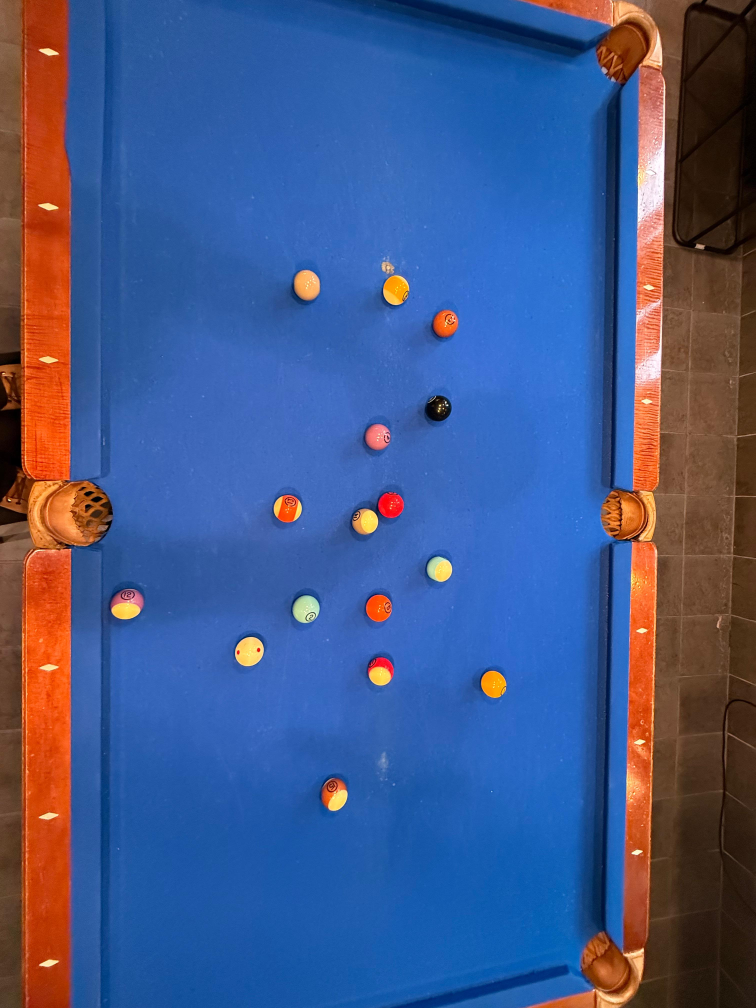
#> input picture eightball_vision/data/photos-jpg/pool_table_0.jpg, 3024 x 4032 px, given in place of pool_table_0.png, which was not available (shown at 1/4 size)
$ python color_segmentation.py
#> lines starting #> are read from the running program, lines starting #| are printed output that depends on the picture; after the words box and inside, x2 and y2 are one past the last pixel; in counts of white or black regions, pixels touching at a corner belong together; pictures that were not available may be replaced by others from this repository, and a replacement may not be noted
"""
Pool Ball Detection using Color Segmentation Approach
"""
import os
import cv2
import numpy as np

OUTPUT_DIR = "results/color_segmentation"

def save_image(filename, image):
    """Save image to the output directory."""
    filepath = os.path.join(OUTPUT_DIR, filename)
    cv2.imwrite(filepath, image)
    return filepath


def load_image(image_path):
    """Load an image from the specified path."""
#> called with image_path = '../../data/photos/pool_table_0.png'
    if not os.path.exists(image_path):
        raise FileNotFoundError(f"Failed to read image: {image_path}")
    img = cv2.imread(image_path)
#> img is the input picture: shape (4032, 3024, 3); mean B, G, R 135.6, 88.2, 69.2
    if img is None:
        raise ValueError(f"Failed to read image: {image_path}")
    return img


def preprocess_lighting(bgr):
    """
    Normalize lighting conditions using CLAHE to handle uneven lighting and shadows.
    """
    lab = cv2.cvtColor(bgr, cv2.COLOR_BGR2LAB)
#> lab: shape (4032, 3024, 3); mean of channels 0, 1, 2 101.7, 142.6, 102.7
    l,a,b = cv2.split(lab)
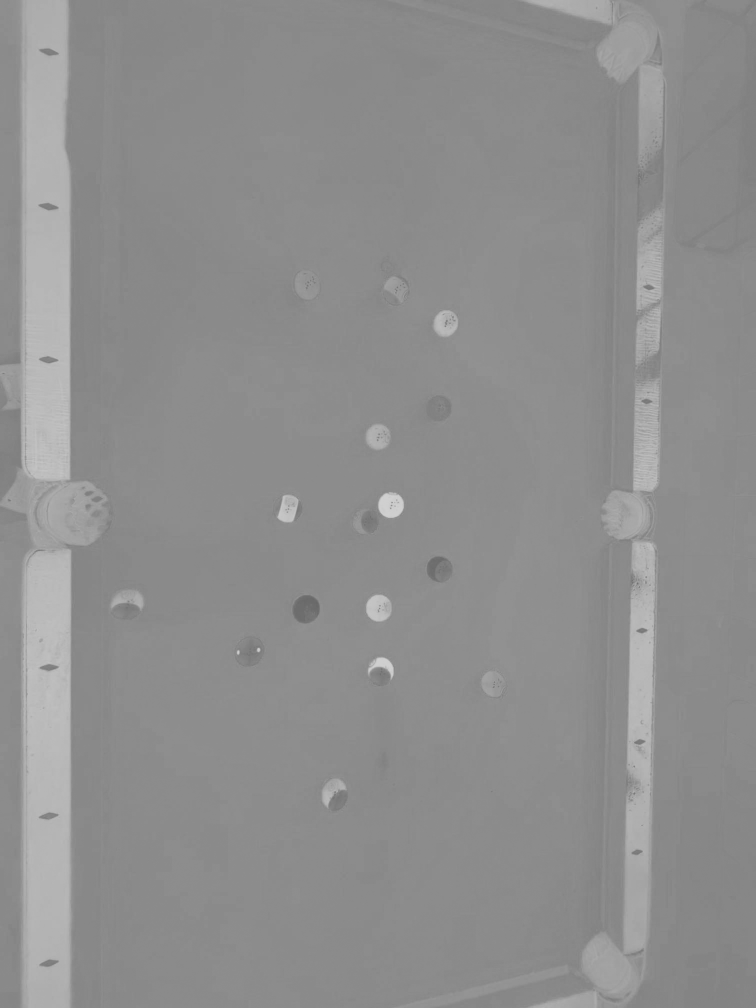
#> a: shape (4032, 3024) (shown at 1/4 size); min 103, max 209, mean 142.6
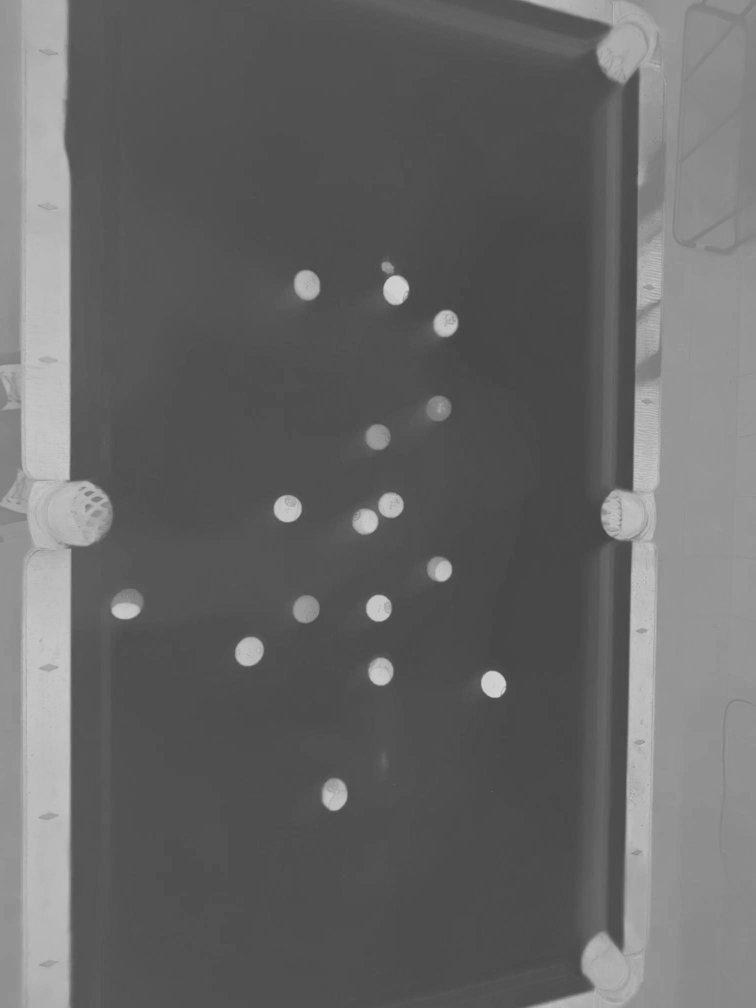
#> b: shape (4032, 3024) (shown at 1/4 size); min 65, max 213, mean 102.7

    clahe = cv2.createCLAHE(clipLimit=2.0, tileGridSize=(8, 8))
    l_eq = clahe.apply(l)
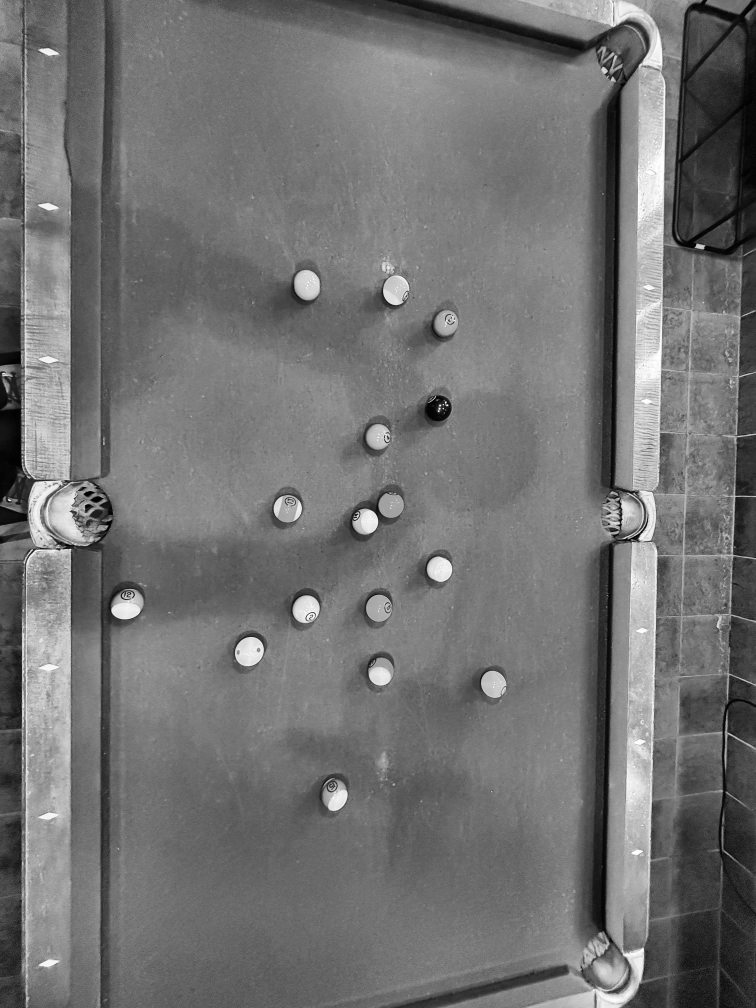
#> l_eq: shape (4032, 3024) (shown at 1/4 size); min 0, max 255, mean 114.1

    lab_eq = cv2.merge((l_eq, a, b))
#> lab_eq: shape (4032, 3024, 3); mean of channels 0, 1, 2 114.1, 142.6, 102.7
    result = cv2.cvtColor(lab_eq, cv2.COLOR_LAB2BGR)
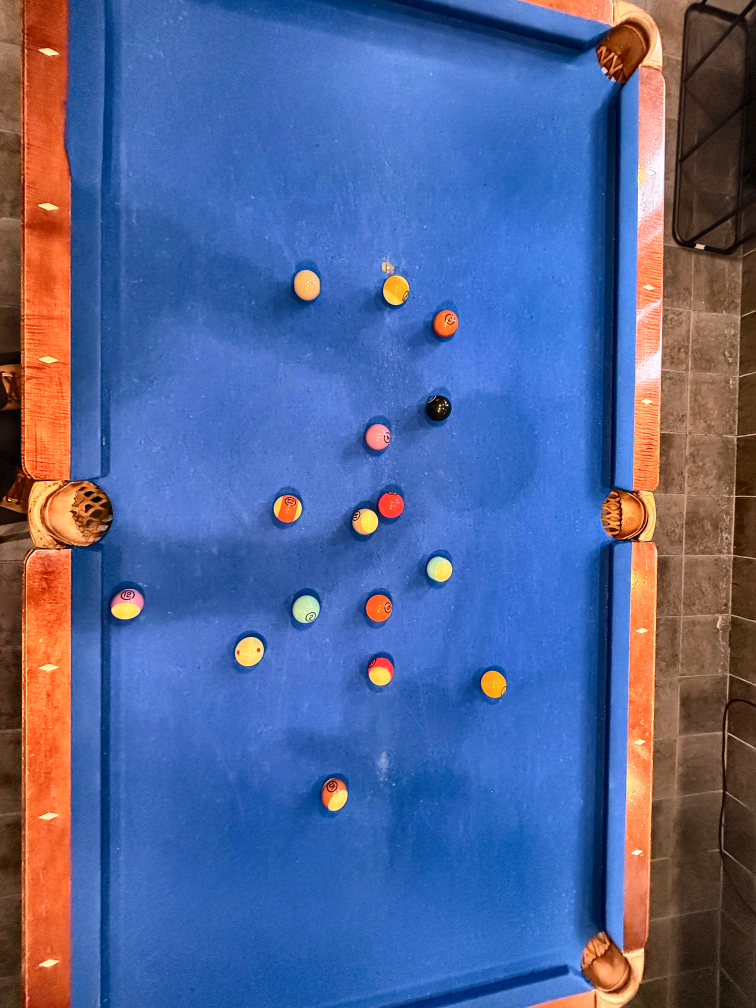
#> result: shape (4032, 3024, 3) (shown at 1/4 size); mean B, G, R 148.8, 100.6, 83.7

    save_image("preprocessed_image.jpg", result)

    return result


def segment_balls_by_color(bgr):
    """
    Segment pool balls from the mat background using color-based segmentation.
    Automatically detects the dominant color and creates a mask for non-mat regions.
    """
    hsv = cv2.cvtColor(bgr, cv2.COLOR_BGR2HSV)
#> hsv: shape (4032, 3024, 3); mean H, S, V 82.4, 172.4, 175.2

    # Extract histogram of hue channel to find dominant color (mat)
    hist = cv2.calcHist(hsv.astype(np.uint8), [0], None, [180], [0, 180])
#> hist = 180 values, max 508 at index 109, min 0 at index 18, mean 37.53
    dominant_hue = int(np.argmax(hist))
#> dominant_hue = 109

    # Define range for mat color
    hue_margin = 25
    lower_bound = np.array([max(dominant_hue - hue_margin, 0), 40, 40])
#> lower_bound = [84, 40, 40]
    upper_bound = np.array([min(dominant_hue + hue_margin, 179), 255, 255])
#> upper_bound = [134, 255, 255]
    mat_mask = cv2.inRange(hsv, lower_bound, upper_bound)
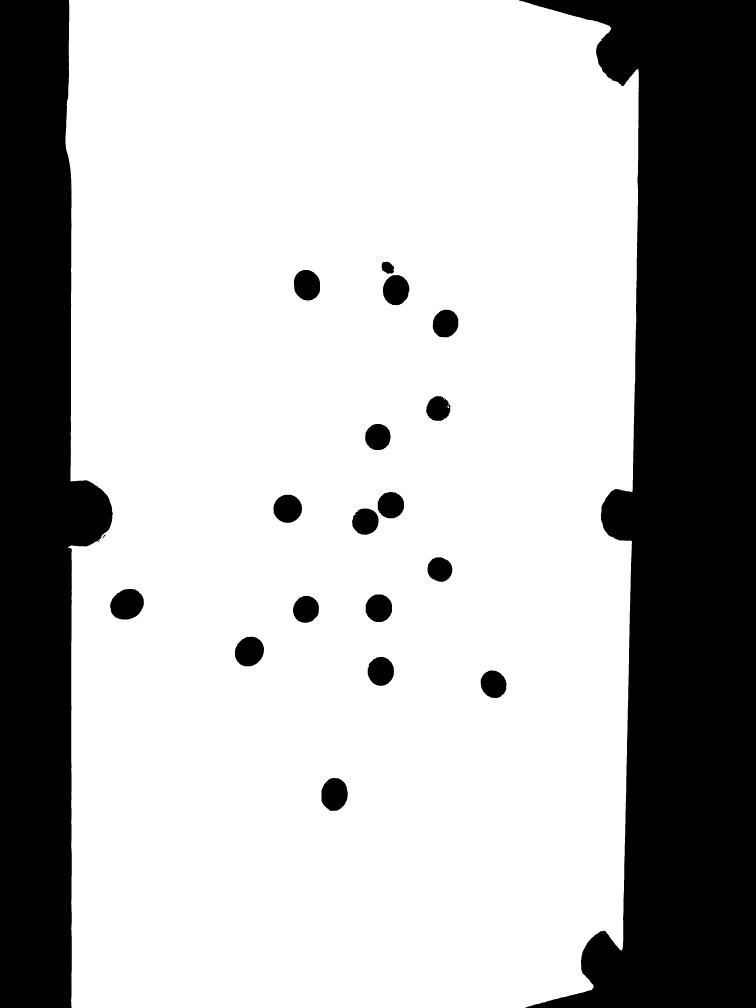
#> mat_mask: shape (4032, 3024) (shown at 1/4 size); 71.6% white; 22 black regions (2 under 20 px), largest, box (x1, y1, x2, y2) and area: (2075, 0, 3024, 4032) 2137984, (0, 0, 451, 4032) 1176737, (441, 2356, 576, 2478) 12806

    # Invert mask to get balls instead of mat
    balls_mask = cv2.bitwise_not(mat_mask)

    save_image("masked.jpg", balls_mask)

    return balls_mask


def find_circular_contours(mask):
    """
    Find circular ball regions using contour fitting.
    Filters contours by area, circularity, and radius.
    """

    min_area = 3000
    max_area = 20000
    min_circularity = 0.40
    min_radius = 20
    max_radius = 90

    # Create debug visualization
    debug_img = cv2.cvtColor(mask, cv2.COLOR_GRAY2BGR)
#> debug_img: shape (4032, 3024, 3); 28.4% white; 22 white regions (2 under 20 px)
    all_contours_img = debug_img.copy()
    filtered_img = debug_img.copy()

    contours, _ = cv2.findContours(mask, cv2.RETR_EXTERNAL, cv2.CHAIN_APPROX_SIMPLE)
#> contours = 22 contours, 2 with area under 20; largest, box (x1, y1, x2, y2) and area: (2075, 0, 3024, 4032) 2132500, (0, 0, 451, 4032) 1172304, (441, 2356, 576, 2478) 12622, (1286, 3112, 1391, 3244) 10788, (940, 2547, 1056, 2665) 10600

    # Draw all contours
    cv2.drawContours(all_contours_img, contours, -1, (0, 0, 255), 2)

    circles = []
    accepted_contours = []

    for cnt in contours:
        area = cv2.contourArea(cnt)

        # Filter by area
        if not (min_area < area < max_area):
            continue

        # Calculate circularity
        perimeter = cv2.arcLength(cnt, True)
        if perimeter == 0:
            continue
        circularity = 4 * np.pi * area / (perimeter * perimeter)

        # Filter by circularity
        if circularity < min_circularity:
            continue

        # Get enclosing circle
        (x, y), r = cv2.minEnclosingCircle(cnt)

        # Filter by radius
        if r < min_radius or r > max_radius:
            continue
        accepted_contours.append(cnt)

        circles.append((int(x), int(y), int(r)))
#> this loop made 22 passes
#> (area, perimeter, circularity, x, y, r) on passes 1, 2, 3, 4, 5, 7, 8, 9, 12, 13, 14, 15: (10787.5, 396.4, 0.863, 1336, 3177.5, 66.45), (8709, 352.5, 0.881, 1974.3, 2736.5, 56.68), (9341.5, 366.8, 0.873, 1523.3, 2684.9, 57.71), (10600, 392, 0.867, 997.7, 2606.7, 62.3), (8576, 358.5, 0.838, 1222.4, 2436.6, 54.66), (9144.5, 358.6, 0.893, 1515.4, 2432.4, 55.84), (12621.5, 427.1, 0.87, 507, 2416.8, 69.87), (7419, 334.2, 0.835, 1758, 2277.7, 50.8), (8552.5, 361.5, 0.823, 1460.9, 2085, 54.31), (9900.5, 373.6, 0.891, 1150, 2034, 57.57), (8665.5, 350.6, 0.886, 1562.3, 2020.8, 54.46), (8276, 342.4, 0.887, 1510.9, 1747.8, 52.97)
#> area on passes 11, 20, 21, 22: 38.5, 1752.5, 2132500.5, 1172304.5
#> after the loop, accepted_contours = 16 contours; largest, box (x1, y1, x2, y2) and area: (441, 2356, 576, 2478) 12622, (1286, 3112, 1391, 3244) 10788, (940, 2547, 1056, 2665) 10600, (1176, 1080, 1280, 1202) 10082, (1094, 1979, 1208, 2091) 9900; circles = 16 items, first 6: (1336, 3177, 66), (1974, 2736, 56), (1523, 2684, 57), (997, 2606, 62), (1222, 2436, 54), (1515, 2432, 55)

    # Draw accepted contours and circles
    cv2.drawContours(filtered_img, accepted_contours, -1, (0, 255, 0), 2)
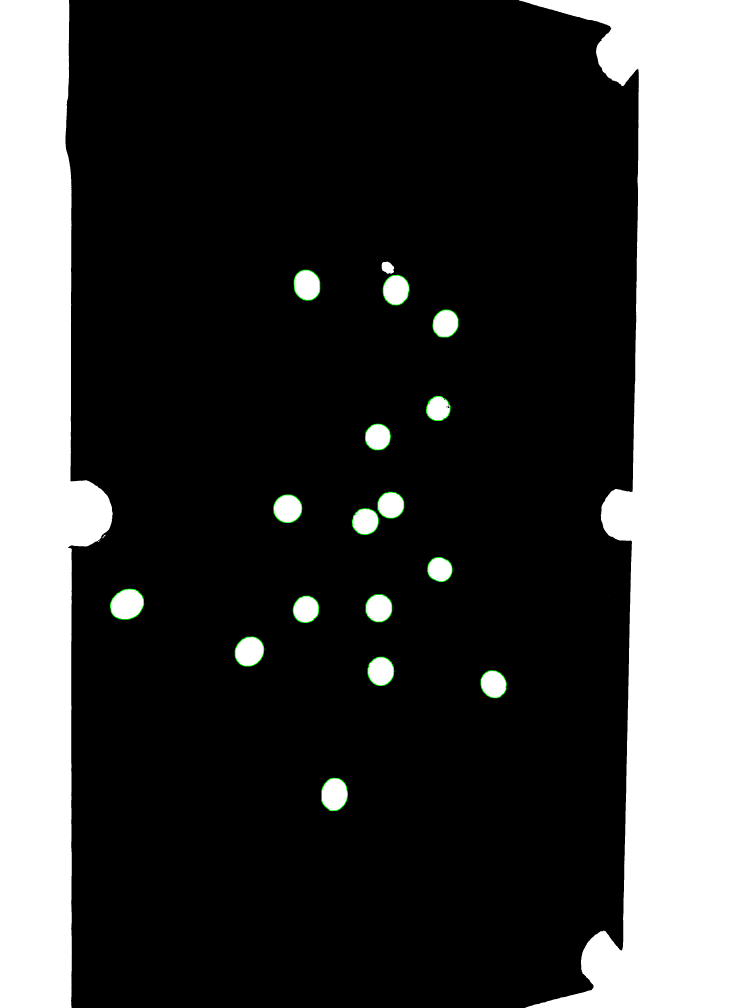
#> filtered_img: shape (4032, 3024, 3) (shown at 1/4 size); mean B, G, R 72.3, 72.7, 72.3
    for (x, y, r) in circles:
        cv2.circle(filtered_img, (x, y), int(r), (255, 0, 0), 2)
        cv2.circle(filtered_img, (x, y), 3, (255, 0, 0), -1)
#> this loop made 16 passes
#> (x, y, r) on passes 1 to 12: (1336, 3177, 66), (1974, 2736, 56), (1523, 2684, 57), (997, 2606, 62), (1222, 2436, 54), (1515, 2432, 55), (506, 2416, 69), (1757, 2277, 50), (1460, 2085, 54), (1150, 2034, 57), (1562, 2020, 54), (1510, 1747, 52)

    save_image("all_contours.jpg", all_contours_img)
    save_image("filtered_circles.jpg", filtered_img)

    return circles


def main(image_path):

    if not os.path.exists(OUTPUT_DIR):
        os.makedirs(OUTPUT_DIR)

    # Load image
    img = load_image(image_path)
    save_image("original.jpg", img)

    # Preprocess lighting
    img = preprocess_lighting(img)

    # Segment balls by color
    mask = segment_balls_by_color(img)

    # Find circular contours
    circles = find_circular_contours(mask)

    return circles


if __name__ == "__main__":
    main("../../data/photos/pool_table_0.png")
